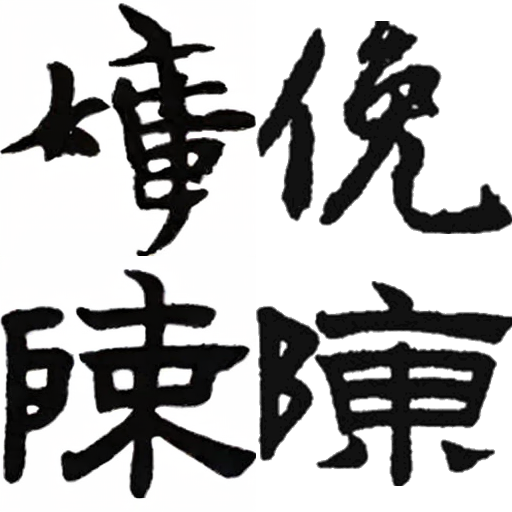
#> input picture tools/eval_latest.png, 512 x 512 px, given as the content of the folder g:/GitHub/DiT/MCCD, which was not available
$ python prepare_mccd_dataset.py
#> lines starting #> are read from the running program, lines starting #| are printed output that depends on the picture; after the words box and inside, x2 and y2 are one past the last pixel; in counts of white or black regions, pixels touching at a corner belong together; pictures that were not available may be replaced by others from this repository, and a replacement may not be noted
"""
MCCD Calligraphy Dataset Preprocessing Script (Refined)

Algorithm Specifications (Font & Calligraphy Literature Standards):
1. Image Standardization:
   - Resized with aspect ratio preserved and padded to 256x256 using a white canvas (255, 255, 255).
2. Canny Edge Extraction:
   - Grayscale conversion -> Gaussian Blur (kernel_size=3x3) -> cv2.Canny(threshold1=50, threshold2=150).
   - Generates 256x256 binary edge map (0=bg, 255=edge contour).
3. Skeleton Thinning Extraction:
   - Grayscale conversion -> Otsu thresholding (cv2.THRESH_OTSU) -> Zhang-Suen Thinning (cv2.ximgproc.THINNING_ZHANGSUEN).
   - Generates 256x256 binary skeleton map (0=bg, 255=1-pixel centerline stroke).

Fields Extracted:
- character (字内容 / text)
- script (字体)
- calligrapher (书法家)
- image_path, canny_path, skeleton_path
- calligrapher_id, script_id, character_id
"""

import os
import sys
import glob
import json
import random
import csv
import numpy as np
import cv2
from tqdm import tqdm
from concurrent.futures import ProcessPoolExecutor, as_completed

# Force stdout UTF-8 encoding for Windows terminals
if sys.platform == 'win32':
    sys.stdout.reconfigure(encoding='utf-8')


def process_single_image(args):
    """
    Worker function to process one calligraphy image:
    1. Read and pad/resize to 256x256
    2. Compute Canny edge map
    3. Compute Skeleton map
    4. Save outputs to dataset/images, dataset/canny, dataset/skeleton
    """
    img_path, output_base, idx = args

    try:
        # Unicode-safe image reading for Windows paths
        buf = np.fromfile(img_path, dtype=np.uint8)
        img = cv2.imdecode(buf, cv2.IMREAD_COLOR)
#> img is the input picture: shape (512, 512, 3); mean B, G, R 177, 177.1, 177.4
        if img is None:
            return None

        # Parse filename attributes: {character}-{script}-{dynasty}-{calligrapher}-{id}.png
        fn = os.path.splitext(os.path.basename(img_path))[0]
        parts = fn.split('-')
        if len(parts) >= 4:
            character = parts[0].strip()
            script = parts[1].strip()
            # Dynasty is ignored as per specification
            calligrapher = parts[3].strip()
        else:
            # Fallback if non-standard format
            character = "未知"
            script = "其他"
            calligrapher = "未知"

        # 1. Resize & Pad to 256x256
        h, w = img.shape[:2]
#> h = 512; w = 512
        target_size = 256
        scale = target_size / max(h, w)
#> scale = 0.5
        new_h, new_w = int(round(h * scale)), int(round(w * scale))
#> new_h = 256; new_w = 256
        resized = cv2.resize(img, (new_w, new_h), interpolation=cv2.INTER_CUBIC)
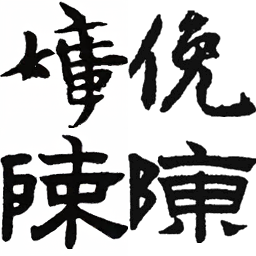
#> resized: shape (256, 256, 3); mean B, G, R 176.9, 177, 177.3

        # Create white background canvas (255, 255, 255)
        padded_img = np.full((target_size, target_size, 3), 255, dtype=np.uint8)
        top = (target_size - new_h) // 2
#> top = 0
        left = (target_size - new_w) // 2
#> left = 0
        padded_img[top:top + new_h, left:left + new_w] = resized

        # Convert to Grayscale
        gray = cv2.cvtColor(padded_img, cv2.COLOR_BGR2GRAY)

        # 2. Canny Edge Extraction (Domain Standard: Gaussian Blur 3x3 + Canny 50/150)
        blurred = cv2.GaussianBlur(gray, (3, 3), 0)
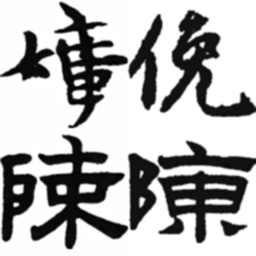
#> blurred: shape (256, 256); min 1, max 255, mean 177.1
        canny_map = cv2.Canny(blurred, threshold1=50, threshold2=150)
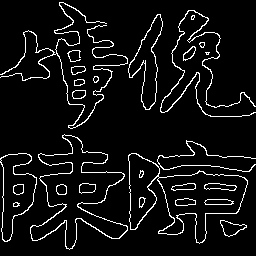
#> canny_map: shape (256, 256); 6.8% white in thin lines or dots

        # 3. Skeleton Thinning Extraction (Domain Standard: Otsu Binarization + Zhang-Suen Thinning)
        mean_val = np.mean(gray)
#> mean_val = 177.1
        if mean_val > 127:  # Light background, dark text
            _, binary = cv2.threshold(gray, 0, 255, cv2.THRESH_BINARY_INV + cv2.THRESH_OTSU)
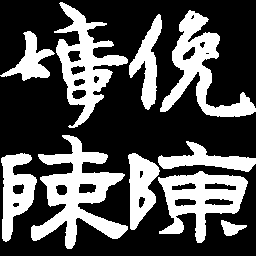
#> binary: shape (256, 256); 32.1% white; 10 white regions, largest, box (x1, y1, x2, y2) and area: (31, 135, 128, 249) 4360, (160, 10, 256, 117) 3280, (54, 2, 128, 128) 3249
        else:  # Dark background, light text
            _, binary = cv2.threshold(gray, 0, 255, cv2.THRESH_BINARY + cv2.THRESH_OTSU)

        skeleton_map = cv2.ximgproc.thinning(binary, thinningType=cv2.ximgproc.THINNING_ZHANGSUEN)
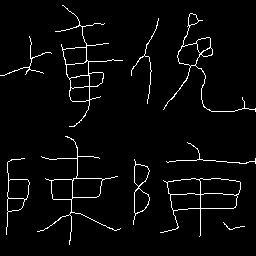
#> skeleton_map: shape (256, 256); 3.5% white in thin lines or dots

        # Build output directory hierarchy: dataset/{images|canny|skeleton}/{calligrapher}/{script}/{character}/{idx:05d}.png
        rel_dir = os.path.join(calligrapher, script, character)
        out_fname = f"{idx:05d}.png"

        img_out_dir = os.path.join(output_base, "images", rel_dir)
        canny_out_dir = os.path.join(output_base, "canny", rel_dir)
        skel_out_dir = os.path.join(output_base, "skeleton", rel_dir)

        os.makedirs(img_out_dir, exist_ok=True)
        os.makedirs(canny_out_dir, exist_ok=True)
        os.makedirs(skel_out_dir, exist_ok=True)

        img_out_path = os.path.join(img_out_dir, out_fname)
        canny_out_path = os.path.join(canny_out_dir, out_fname)
        skel_out_path = os.path.join(skel_out_dir, out_fname)

        # Save images using imencode for Windows Unicode path safety
        cv2.imencode('.png', padded_img)[1].tofile(img_out_path)
        cv2.imencode('.png', canny_map)[1].tofile(canny_out_path)
        cv2.imencode('.png', skeleton_map)[1].tofile(skel_out_path)

        return {
            "image_path": img_out_path.replace("\\", "/"),
            "canny_path": canny_out_path.replace("\\", "/"),
            "skeleton_path": skel_out_path.replace("\\", "/"),
            "calligrapher": calligrapher,
            "script": script,
            "character": character
        }

    except Exception as e:
        print(f"Error processing {img_path}: {e}")
        return None


def main(mccd_dir, output_dir, num_workers=8, max_samples=None):
    print(f"Scanning MCCD directory: {mccd_dir}")
    all_files = glob.glob(os.path.join(mccd_dir, "**", "*.png"), recursive=True)
    all_files += glob.glob(os.path.join(mccd_dir, "**", "*.jpg"), recursive=True)
    print(f"Found total {len(all_files)} raw image files.")

    if max_samples and max_samples < len(all_files):
        print(f"Subsampling to first {max_samples} files for quick processing/testing...")
        all_files = all_files[:max_samples]

    tasks = [(p, output_dir, i + 1) for i, p in enumerate(all_files)]

    records = []
    print(f"Starting Canny & Skeleton processing with {num_workers} parallel workers...")

    with ProcessPoolExecutor(max_workers=num_workers) as executor:
        futures = [executor.submit(process_single_image, t) for t in tasks]
        for f in tqdm(as_completed(futures), total=len(futures), desc="Processing images"):
            res = f.result()
            if res is not None:
                records.append(res)

    print(f"Successfully processed {len(records)} images.")

    # Build 3 Label Vocabularies (Calligrapher, Script Style, Character Content)
    calligraphers = sorted(list(set(r["calligrapher"] for r in records)))
    scripts = sorted(list(set(r["script"] for r in records)))
    characters = sorted(list(set(r["character"] for r in records)))

    calligrapher_to_id = {c: i for i, c in enumerate(calligraphers)}
    script_to_id = {s: i for i, s in enumerate(scripts)}
    character_to_id = {ch: i for i, ch in enumerate(characters)}

    labels_dir = "labels"
    os.makedirs(labels_dir, exist_ok=True)

    with open(os.path.join(labels_dir, "calligrapher_to_id.json"), "w", encoding="utf-8") as f:
        json.dump(calligrapher_to_id, f, ensure_ascii=False, indent=2)

    with open(os.path.join(labels_dir, "script_to_id.json"), "w", encoding="utf-8") as f:
        json.dump(script_to_id, f, ensure_ascii=False, indent=2)

    with open(os.path.join(labels_dir, "character_to_id.json"), "w", encoding="utf-8") as f:
        json.dump(character_to_id, f, ensure_ascii=False, indent=2)

    print(f"Label vocabularies saved to '{labels_dir}/':")
    print(f" - Calligraphers: {len(calligraphers)}")
    print(f" - Script Styles: {len(scripts)}")
    print(f" - Character Contents: {len(characters)}")

    # Populate integer IDs
    for r in records:
        r["calligrapher_id"] = calligrapher_to_id[r["calligrapher"]]
        r["script_id"] = script_to_id[r["script"]]
        r["character_id"] = character_to_id[r["character"]]

    # Split into train.csv (80%), val.csv (10%), test.csv (10%)
    random.seed(42)
    random.shuffle(records)

    n_total = len(records)
    n_train = int(n_total * 0.8)
    n_val = int(n_total * 0.1)

    train_records = records[:n_train]
    val_records = records[n_train:n_train + n_val]
    test_records = records[n_train + n_val:]

    def save_csv(records_list, csv_path):
        header = ["image_path", "canny_path", "skeleton_path",
                  "calligrapher", "script", "character",
                  "calligrapher_id", "script_id", "character_id"]
        with open(csv_path, "w", encoding="utf-8", newline="") as f:
            writer = csv.DictWriter(f, fieldnames=header)
            writer.writeheader()
            writer.writerows(records_list)
        print(f"Saved {len(records_list)} samples to '{csv_path}'")

    save_csv(train_records, "train.csv")
    save_csv(val_records, "val.csv")
    save_csv(test_records, "test.csv")

    print("\nDataset preparation completed successfully!")


if __name__ == "__main__":
    import argparse
    parser = argparse.ArgumentParser(description="Prepare MCCD Calligraphy Dataset (256x256, Canny, Skeleton, Vocabs, CSV splits)")
    parser.add_argument("--mccd-dir", type=str, default=r"g:\GitHub\DiT\MCCD", help="Path to raw MCCD directory")
    parser.add_argument("--output-dir", type=str, default="dataset", help="Output dataset root directory")
    parser.add_argument("--num-workers", type=int, default=8, help="Number of parallel processes")
    parser.add_argument("--max-samples", type=int, default=None, help="Limit number of samples for testing")
    args = parser.parse_args()

    main(args.mccd_dir, args.output_dir, num_workers=args.num_workers, max_samples=args.max_samples)

$ run again, on tools/eval_quad.png
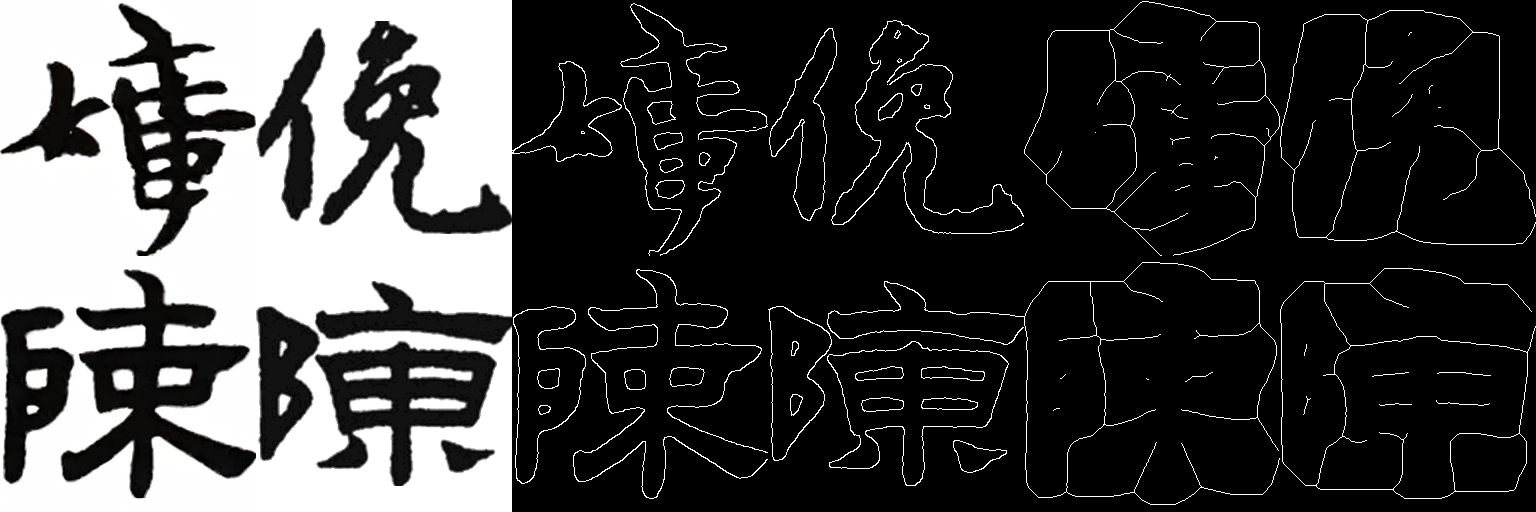
#> input picture tools/eval_quad.png, 1536 x 512 px, given as the content of the folder g:/GitHub/DiT/MCCD, which was not available
#> in process_single_image, img is the input picture: shape (512, 1536, 3); mean B, G, R 64, 64, 64.1
#> in process_single_image, `canny_map = cv2.Canny(blurred, threshold1=50, threshold2=150)`:
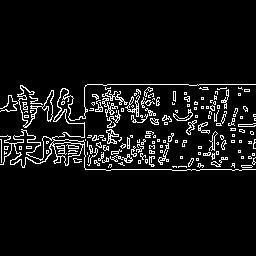
#> canny_map: shape (256, 256); 6.8% white in thin lines or dots, all inside (x1, y1, x2, y2) = (0, 84, 256, 171)
#> mean_val = 191.8
#> binary: shape (256, 256); 24.8% white; 7 white regions (1 under 20 px), largest, box (x1, y1, x2, y2) and area: (10, 85, 256, 170) 15064, (18, 86, 54, 127) 510, (53, 142, 83, 166) 340, (0, 136, 12, 165) 186, (0, 95, 18, 112) 112, (74, 158, 82, 163) 22
#> in process_single_image, `skeleton_map = cv2.ximgproc.thinning(binary, thinningType=cv2.ximgproc..`:
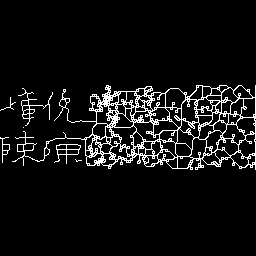
#> skeleton_map: shape (256, 256); 7% white in thin lines or dots, all inside (x1, y1, x2, y2) = (0, 85, 256, 170)

$ run again, on tools/ood_1.png
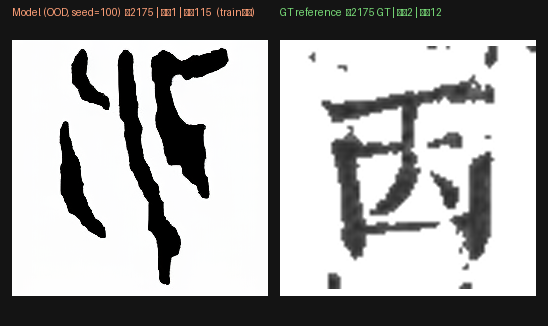
#> input picture tools/ood_1.png, 548 x 326 px, given as the content of the folder g:/GitHub/DiT/MCCD, which was not available
#> in process_single_image, img is the input picture: shape (326, 548, 3); mean B, G, R 162.8, 163.1, 163.1
#> in process_single_image, `canny_map = cv2.Canny(blurred, threshold1=50, threshold2=150)`:
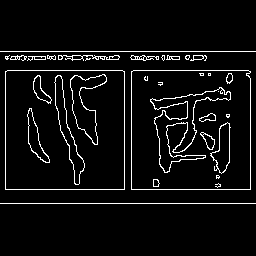
#> canny_map: shape (256, 256); 5.5% white in thin lines or dots, all inside (x1, y1, x2, y2) = (0, 51, 256, 204)
#> mean_val = 199.8
#> binary: shape (256, 256); 23.8% white; 19 white regions (8 under 20 px), largest, box (x1, y1, x2, y2) and area: (0, 52, 256, 204) 10523, (150, 87, 231, 173) 1685, (70, 74, 107, 145) 1046
#> in process_single_image, `skeleton_map = cv2.ximgproc.thinning(binary, thinningType=cv2.ximgproc..`:
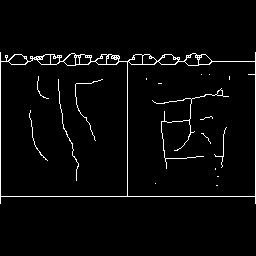
#> skeleton_map: shape (256, 256); 3.2% white in thin lines or dots, all inside (x1, y1, x2, y2) = (0, 52, 256, 204)
